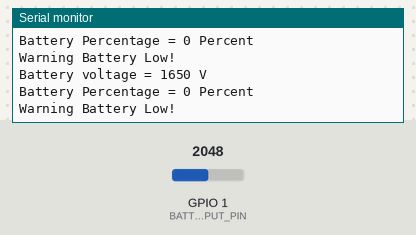
A sketch run on a simulated ESP32-S3. Parts: the last lines printed to the serial monitor. Inputs (shaded band) come from the test bench; at power-on: GPIO 1 (BATTERY_INPUT_PIN) = 2048 (analog values on the 0–4095 scale).

Above: at 3.3 s.
3.4 s: GPIO 1 (BATTERY_INPUT_PIN) set to 3274
At 4.7 s:
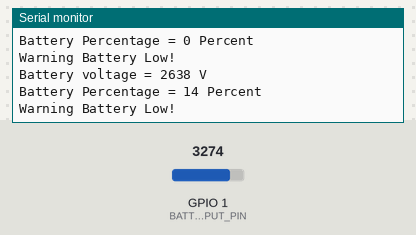
4.9 s: GPIO 1 (BATTERY_INPUT_PIN) set to 3337
At 5.8 s:
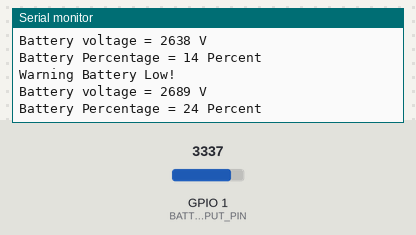
Timing chart, 0 to 7.9 s (numbered marks = the images above; inputs shaded):
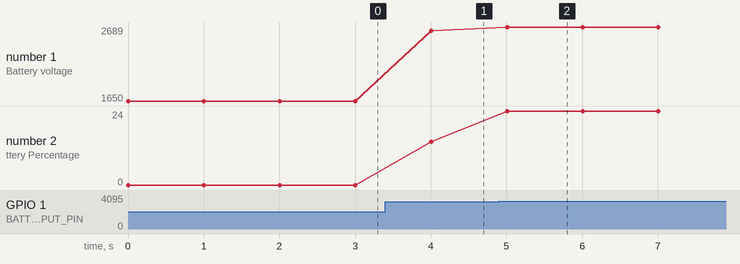

Measured:
- the behaviour switches between 3308 and 3309 on GPIO 1 (BATTERY_INPUT_PIN) (found by bisection; images 1 and 2)
- after the input at 3.4 s, the serial monitor: prints a new line after 0.61 s (image 1)
- after the input at 4.9 s, the serial monitor: prints a new line after 0.11 s (image 2)
- plotted number 1: 1650 → 2638 after the input at 3.4 s, 2638 → 2689 after the input at 4.9 s
- plotted number 2: 0 → 14 after the input at 3.4 s, 14 → 24 after the input at 4.9 s

The sketch:

8_BATTERY_READ.ino
```cpp
/*
  By Ranil Ganlath
  This is for testing reading the external voltage shifted battery input with the ESP32 3V logic.
  ESP32 1  - Battery Input Pin (from 0 to 3.3V)

  IDE Configuration:
  Arduino Board: ESP32S3 Dev Module
  Upload Speed: 921600
  USB Mode: Hardware CDC and JTAG
  USB CDC On Boot: Disabled
  USB Firmware MSC On Boot: Disabled
  USB DFU On Boot: Disabled
  Upload Mode: UART0/Hardware CDC
  CPU Freq: 240MHz
  Flash Mode: QIO 80MHz
  Flash Size: 4MB
  Parition Scheme: Default 4MB with spiffs
  Core Debug Level: None
  PSRAM: Disabled
  Arduino Runs On: Core 1
  Events Run On: Core 1
  Erash All Flash Before Sketch Upload: Disabled
  JTAG Adapter: Disabled
  Zigbee Mode: Disabled
*/

#define BATTERY_INPUT_PIN 1

int batteryVoltage = 3000; // actual battery voltage in volts
int batteryPercentage = 100;

void setup() {
  Serial.begin(115200);
  //set the resolution to 12 bits (0-4095)
  pinMode(BATTERY_INPUT_PIN, INPUT);
  analogReadResolution(12);
}


// the loop function runs over and over again forever
void loop() {
  batteryVoltage = analogReadMilliVolts(BATTERY_INPUT_PIN);
  batteryPercentage = map(batteryVoltage, 2570, 3050, 0, 100);
  if(batteryPercentage>100){batteryPercentage=100;}
  if(batteryPercentage<0){batteryPercentage=0;}
  Serial.printf("Battery voltage = %d V\n", batteryVoltage);
  Serial.printf("Battery Percentage = %d Percent\n", batteryPercentage);

  if(batteryPercentage<20){
    Serial.println("Warning Battery Low!");
  }
  delay(1000);  // delay in between reads for clear read from serial
}
```
